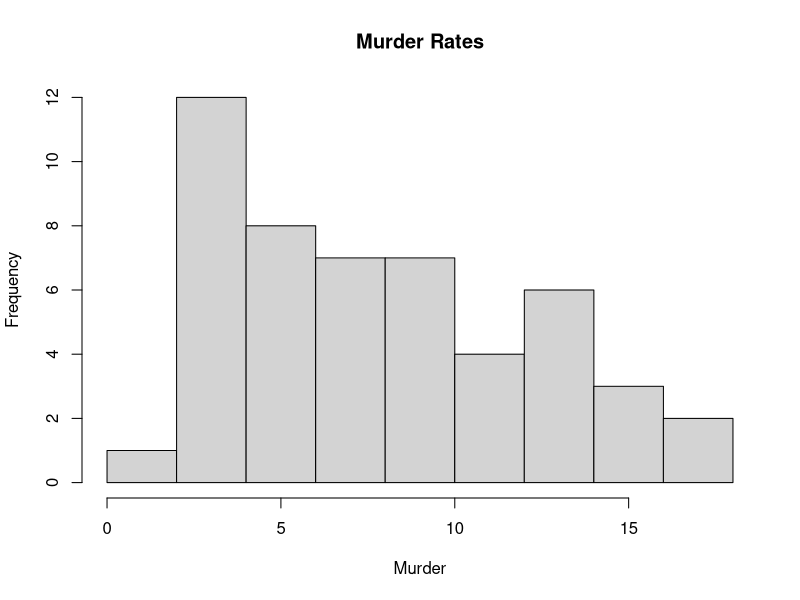
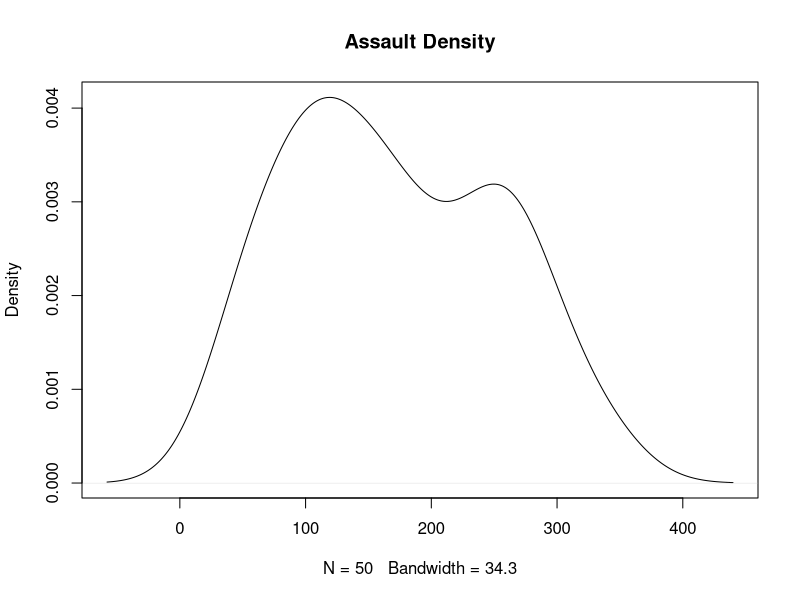
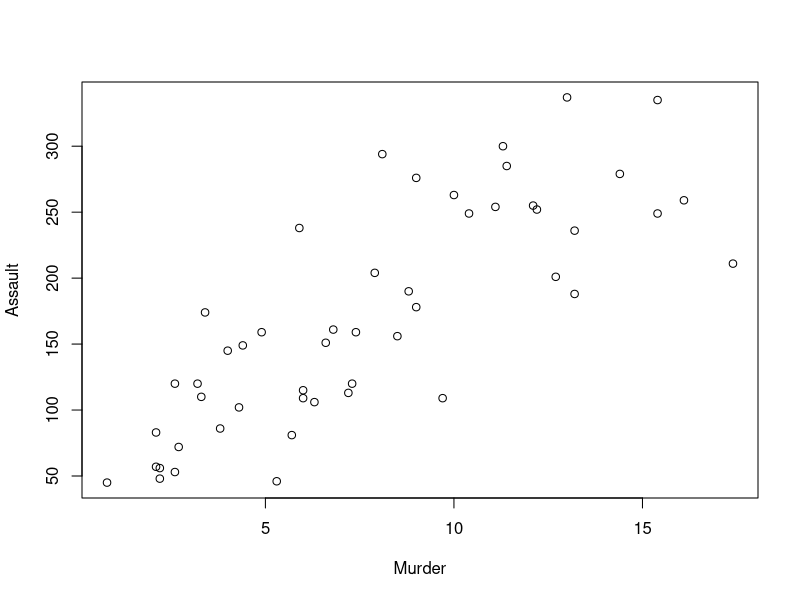
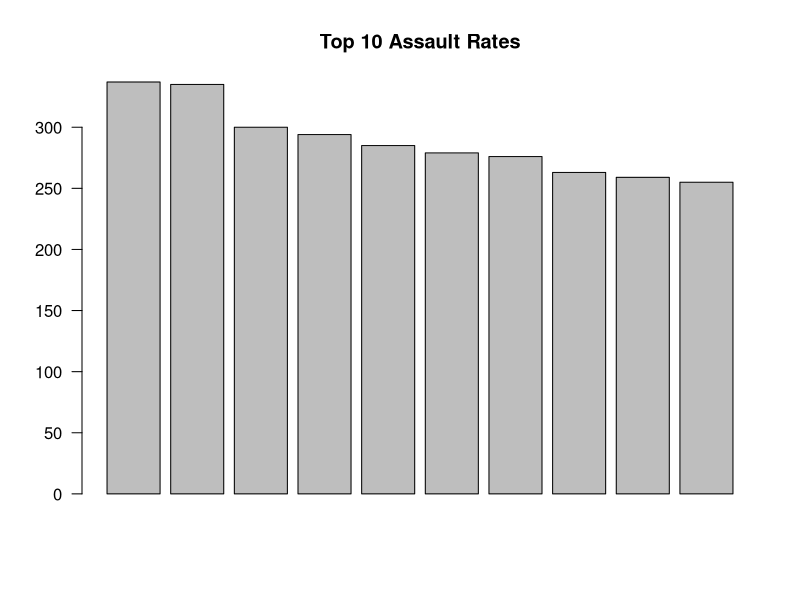

R code for these plots, in order:
data(USArrests)

print(summary(USArrests))

print(rownames(USArrests)[which.max(USArrests$Rape)])

print(max(USArrests$Murder))
print(min(USArrests$Murder))

print(cor(USArrests))

result <- USArrests[
  USArrests$Assault > median(USArrests$Assault) &
    USArrests$Murder <= quantile(USArrests$Murder, 0.25), ]

print(result)

hist(USArrests$Murder, main="Murder Rates",
     xlab="Murder")

plot(density(USArrests$Assault),
     main="Assault Density")

plot(USArrests$Murder, USArrests$Assault,
     xlab="Murder", ylab="Assault")

top <- sort(USArrests$Assault, decreasing=TRUE)[1:10]
barplot(top, main="Top 10 Assault Rates",
        las=2)
